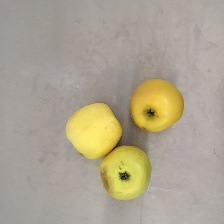
#> input picture src/notebooks/test_images/apple_01.JPG, 224 x 224 px
$ jupyter execute hist_explore.ipynb   (shell and % lines are left out)
#> lines starting #> are read from the running program, lines starting #| are printed output that depends on the picture
[cell 1]
import cv2
import numpy as np

[cell 2]
from matplotlib import pyplot as plt

[cell 3]
img = cv2.imread('test_images/apple_01.JPG')
#> img is the input picture: shape (224, 224, 3); mean B, G, R 144.6, 163.9, 172.7
img = cv2.cvtColor(img, cv2.COLOR_BGR2RGB)
plt.imshow(img)
plt.show()

[cell 4]
color = ('r','g','b')
for i,col in enumerate(color):
    histr = cv2.calcHist([img],[i],None,[255],[0,255]) / 2500
    print(histr.shape)
    plt.plot(histr,color = col)
    plt.xlim([0,256])
plt.show()
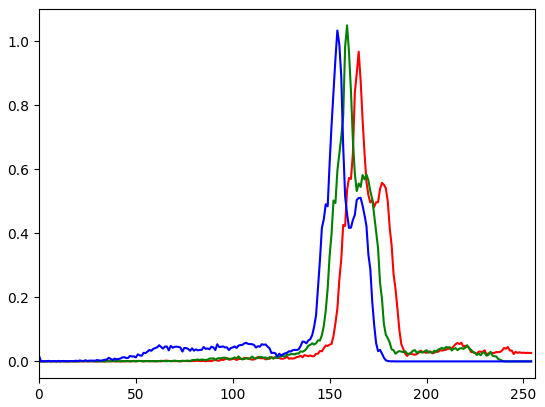
#> figure drawn by matplotlib, 1 panel; curve peaks at x = 165, y = 0.967; curve peaks at x = 159, y = 1.05; curve peaks at x = 154, y = 1.03

[cell 5]
h_red = cv2.calcHist([img],[0],None,[255],[0,255])
#> h_red = 255 values, max 2418 at index 165, min 0 at index 0, mean 196.5
h_green = cv2.calcHist([img],[1],None,[255],[0,255])
#> h_green = 255 values, max 2623 at index 159, min 0 at index 0, mean 196.8
h_blue = cv2.calcHist([img],[2],None,[255],[0,255])
#> h_blue = 255 values, max 2583 at index 154, min 0 at index 9, mean 196.8

[cell 6]
hist = np.concatenate((h_red, h_green, h_blue), 0)
#> hist = 765 values, max 2623 at index 414, min 0 at index 0, mean 196.7
hist /= np.max(hist)
#> hist = 765 values, max 1 at index 414, min 0 at index 0, mean 0.075
print(np.max(hist))
#| 1.0
print(hist.shape)
#| (765, 1)


$ run again, with src/notebooks/test_images/banana_01.JPG copied over src/notebooks/test_images/apple_01.JPG
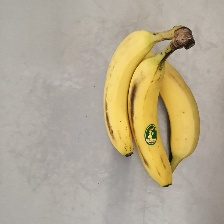
#> input picture src/notebooks/test_images/banana_01.JPG, 224 x 224 px
#> img is the input picture: shape (224, 224, 3); mean B, G, R 145.3, 168.8, 179.8
#> `plt.show()`:
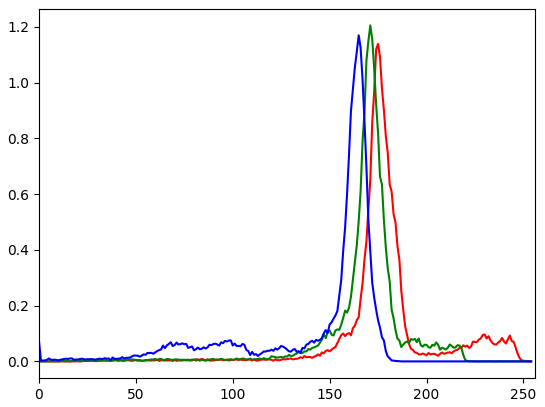
#> figure drawn by matplotlib, 1 panel; curve peaks at x = 175, y = 1.14; curve peaks at x = 171, y = 1.21; curve peaks at x = 165, y = 1.17
#> h_red = 255 values, max 2848 at index 175, min 0 at index 0, mean 196.8
#> h_green = 255 values, max 3014 at index 171, min 0 at index 0, mean 196.8
#> h_blue = 255 values, max 2925 at index 165, min 0 at index 187, mean 196.8
#> `hist = np.concatenate((h_red, h_green, h_blue), 0)`: hist = 765 values, max 3014 at index 426, min 0 at index 0, mean 196.8
#> `hist /= np.max(hist)`: hist = 765 values, max 1 at index 426, min 0 at index 0, mean 0.0653
#| 1.0
#| (765, 1)
